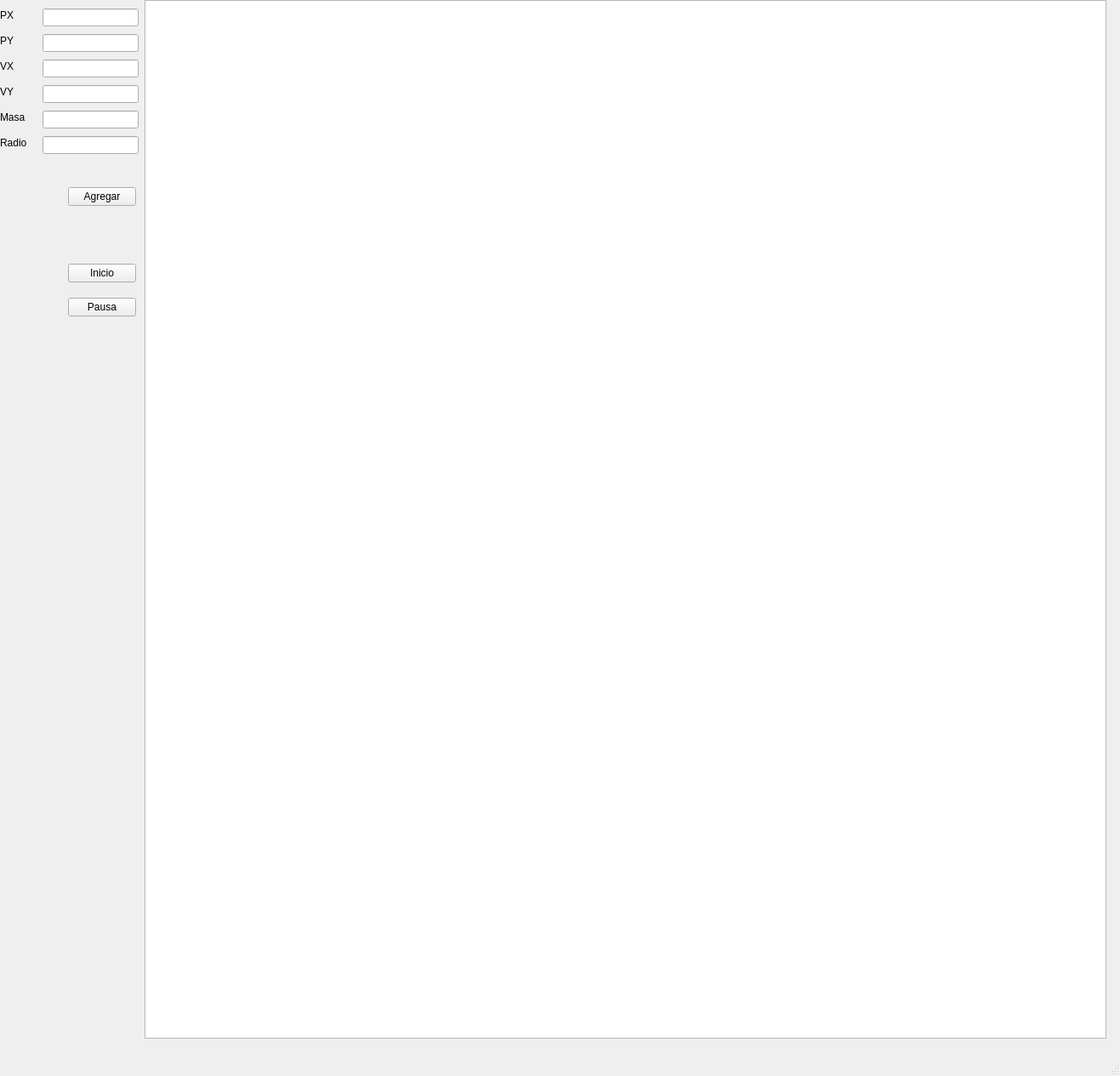
<?xml version="1.0" encoding="UTF-8"?>
<ui version="4.0">
 <class>MainWindow</class>
 <widget class="QMainWindow" name="MainWindow">
  <property name="geometry">
   <rect>
    <x>0</x>
    <y>0</y>
    <width>1317</width>
    <height>1265</height>
   </rect>
  </property>
  <property name="windowTitle">
   <string>MainWindow</string>
  </property>
  <widget class="QWidget" name="centralwidget">
   <widget class="QLineEdit" name="PX">
    <property name="geometry">
     <rect>
      <x>50</x>
      <y>10</y>
      <width>113</width>
      <height>21</height>
     </rect>
    </property>
   </widget>
   <widget class="QLineEdit" name="PY">
    <property name="geometry">
     <rect>
      <x>50</x>
      <y>40</y>
      <width>113</width>
      <height>21</height>
     </rect>
    </property>
   </widget>
   <widget class="QLineEdit" name="VX">
    <property name="geometry">
     <rect>
      <x>50</x>
      <y>70</y>
      <width>113</width>
      <height>21</height>
     </rect>
    </property>
   </widget>
   <widget class="QLineEdit" name="VY">
    <property name="geometry">
     <rect>
      <x>50</x>
      <y>100</y>
      <width>113</width>
      <height>21</height>
     </rect>
    </property>
   </widget>
   <widget class="QLineEdit" name="Radio">
    <property name="geometry">
     <rect>
      <x>50</x>
      <y>160</y>
      <width>113</width>
      <height>21</height>
     </rect>
    </property>
   </widget>
   <widget class="QLineEdit" name="Masa">
    <property name="geometry">
     <rect>
      <x>50</x>
      <y>130</y>
      <width>113</width>
      <height>21</height>
     </rect>
    </property>
   </widget>
   <widget class="QPushButton" name="Agregar">
    <property name="geometry">
     <rect>
      <x>80</x>
      <y>220</y>
      <width>80</width>
      <height>22</height>
     </rect>
    </property>
    <property name="text">
     <string>Agregar</string>
    </property>
   </widget>
   <widget class="QPushButton" name="Inicio">
    <property name="geometry">
     <rect>
      <x>80</x>
      <y>310</y>
      <width>80</width>
      <height>22</height>
     </rect>
    </property>
    <property name="text">
     <string>Inicio</string>
    </property>
   </widget>
   <widget class="QPushButton" name="Pausa">
    <property name="geometry">
     <rect>
      <x>80</x>
      <y>350</y>
      <width>80</width>
      <height>22</height>
     </rect>
    </property>
    <property name="text">
     <string>Pausa</string>
    </property>
   </widget>
   <widget class="QGraphicsView" name="graphicsView">
    <property name="geometry">
     <rect>
      <x>170</x>
      <y>0</y>
      <width>1131</width>
      <height>1221</height>
     </rect>
    </property>
    <property name="interactive">
     <bool>true</bool>
    </property>
    <property name="sceneRect">
     <rectf>
      <x>0.000000000000000</x>
      <y>0.000000000000000</y>
      <width>0.000000000000000</width>
      <height>0.000000000000000</height>
     </rectf>
    </property>
   </widget>
   <widget class="QLabel" name="label">
    <property name="geometry">
     <rect>
      <x>0</x>
      <y>10</y>
      <width>21</width>
      <height>16</height>
     </rect>
    </property>
    <property name="text">
     <string>PX</string>
    </property>
   </widget>
   <widget class="QLabel" name="label_2">
    <property name="geometry">
     <rect>
      <x>0</x>
      <y>40</y>
      <width>21</width>
      <height>16</height>
     </rect>
    </property>
    <property name="text">
     <string>PY</string>
    </property>
   </widget>
   <widget class="QLabel" name="label_3">
    <property name="geometry">
     <rect>
      <x>0</x>
      <y>70</y>
      <width>21</width>
      <height>16</height>
     </rect>
    </property>
    <property name="text">
     <string>VX</string>
    </property>
   </widget>
   <widget class="QLabel" name="label_4">
    <property name="geometry">
     <rect>
      <x>0</x>
      <y>100</y>
      <width>21</width>
      <height>16</height>
     </rect>
    </property>
    <property name="text">
     <string>VY</string>
    </property>
   </widget>
   <widget class="QLabel" name="label_5">
    <property name="geometry">
     <rect>
      <x>0</x>
      <y>160</y>
      <width>31</width>
      <height>16</height>
     </rect>
    </property>
    <property name="text">
     <string>Radio</string>
    </property>
   </widget>
   <widget class="QLabel" name="label_6">
    <property name="geometry">
     <rect>
      <x>0</x>
      <y>130</y>
      <width>31</width>
      <height>16</height>
     </rect>
    </property>
    <property name="text">
     <string>Masa</string>
    </property>
   </widget>
  </widget>
  <widget class="QMenuBar" name="menubar">
   <property name="geometry">
    <rect>
     <x>0</x>
     <y>0</y>
     <width>1317</width>
     <height>21</height>
    </rect>
   </property>
  </widget>
  <widget class="QStatusBar" name="statusbar"/>
 </widget>
 <resources/>
 <connections/>
</ui>
